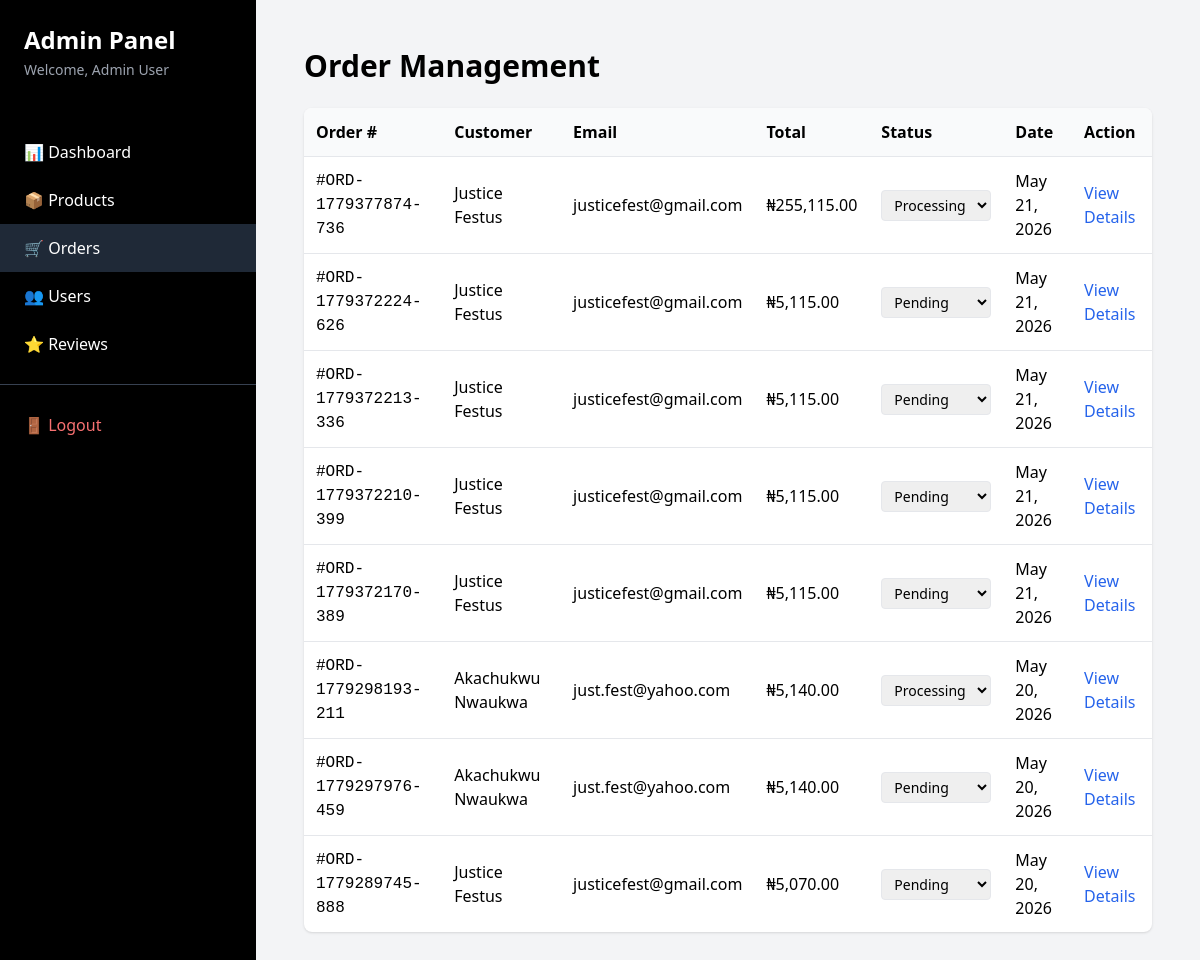
Page /admin/orders.php (signed in) on the committed database.
### tables this page shows
CREATE TABLE `orders` (
  `id` int(11) NOT NULL,
  `user_id` int(11) NOT NULL,
  `order_number` varchar(50) NOT NULL,
  `total_amount` decimal(10,2) NOT NULL,
  `status` enum('pending','processing','shipped','delivered','cancelled') DEFAULT 'pending',
  `shipping_address` text NOT NULL,
  `shipping_city` varchar(50) NOT NULL,
  `shipping_zip` varchar(20) NOT NULL,
  `payment_method` varchar(50) NOT NULL,
  `created_at` timestamp NOT NULL DEFAULT current_timestamp()
);

CREATE TABLE `users` (
  `id` int(11) NOT NULL,
  `first_name` varchar(50) NOT NULL,
  `last_name` varchar(50) NOT NULL,
  `email` varchar(100) NOT NULL,
  `password` varchar(255) NOT NULL,
  `phone` varchar(20) DEFAULT NULL,
  `address` text DEFAULT NULL,
  `city` varchar(50) DEFAULT NULL,
  `zip_code` varchar(20) DEFAULT NULL,
  `created_at` timestamp NOT NULL DEFAULT current_timestamp(),
  `updated_at` timestamp NOT NULL DEFAULT current_timestamp() ON UPDATE current_timestamp(),
  `role` enum('user','admin') DEFAULT 'user'
);

### includes/db.php (called while the page is built, shortened)
<?php
$host = 'localhost';
$user = 'root';
$password = '';
$database = 'ecommerce';
$conn = mysqli_connect($host, $user, $password, $database);
function query($sql, $params = [], $types = "") {
    global $conn;
    $stmt = mysqli_prepare($conn, $sql);
    mysqli_stmt_execute($stmt);
    return $stmt;
}
function all($stmt) {
    $result = mysqli_stmt_get_result($stmt);
    $rows = [];
    while ($row = mysqli_fetch_assoc($result)) {
        $rows[] = $row;
    }
    return $rows;
}
?>

### admin/orders.php (the view, shortened to what this page needs)
<?php
require_once '../includes/db.php';
include 'includes/admin-header.php';
$stmt = query("SELECT o.*, u.first_name, u.last_name, u.email FROM orders o
               JOIN users u ON o.user_id = u.id
               ORDER BY o.created_at DESC");
$orders = all($stmt);
?>
<div class="p-6">
    <h1 class="text-3xl font-bold mb-6">Order Management</h1>
    <?php if(empty($orders)): ?>
        <div class="bg-white rounded-lg shadow p-8 text-center">
            <p class="text-gray-500">No orders found.</p>
        </div>
    <?php else: ?>
    <div class="bg-white rounded-lg shadow overflow-x-auto">
        <table class="w-full">
            <thead class="bg-gray-50">
                <tr class="text-left">
                    <th class="p-3">Order #</th>
                    <th class="p-3">Customer</th>
                    <th class="p-3">Email</th>
                    <th class="p-3">Total</th>
                    <th class="p-3">Status</th>
                    <th class="p-3">Date</th>
                    <th class="p-3">Action</th>
                </tr>
            </thead>
            <tbody>
                <?php foreach($orders as $order): ?>
                <tr class="border-t hover:bg-gray-50">
                    <td class="p-3 font-mono">#<?php echo $order['order_number']; ?></td>
                    <td class="p-3"><?php echo htmlspecialchars($order['first_name'] . ' ' . $order['last_name']); ?></td>
                    <td class="p-3"><?php echo htmlspecialchars($order['email']); ?></td>
                    <td class="p-3">₦<?php echo number_format($order['total_amount'], 2); ?></td>
                    <td class="p-3">
                        <form method="POST" class="inline">
                            <select name="status" onchange="this.form.submit()" class="text-sm border rounded px-2 py-1">
                                <option value="pending" <?php echo $order['status'] == 'pending' ? 'selected' : ''; ?>>Pending</option>
                                <option value="processing" <?php echo $order['status'] == 'processing' ? 'selected' : ''; ?>>Processing</option>
                            </select>
                        </form>
                    </td>
                    <td class="p-3"><?php echo date('M d, Y', strtotime($order['created_at'])); ?></td>
                    <td class="p-3">
                        <a href="order-details.php?id=<?php echo $order['id']; ?>" class="text-blue-600 hover:underline">View Details</a>
                    </td>
                 </tr>
                <?php endforeach; ?>
            </tbody>
        </table>
    </div>
    <?php endif; ?>
</div>
<?php include 'includes/admin-footer.php'; ?>

### rows in the picture
orders: order_number "ORD-1779377874-736", user.last_name "Justice Festus", user.email "justicefest@gmail.com", total_amount "255,115.00", status "Processing", created_at "May 21, 2026"
orders: order_number "ORD-1779372224-626", user.last_name "Justice Festus", user.email "justicefest@gmail.com", total_amount "5,115.00", status "Pending", created_at "May 21, 2026"
orders: order_number "ORD-1779372213-336", user.last_name "Justice Festus", user.email "justicefest@gmail.com", total_amount "5,115.00", status "Pending", created_at "May 21, 2026"
orders: order_number "ORD-1779372210-399", user.last_name "Justice Festus", user.email "justicefest@gmail.com", total_amount "5,115.00", status "Pending", created_at "May 21, 2026"
orders: order_number "ORD-1779372170-389", user.last_name "Justice Festus", user.email "justicefest@gmail.com", total_amount "5,115.00", status "Pending", created_at "May 21, 2026"
orders: order_number "ORD-1779298193-211", user.last_name "Akachukwu Nwaukwa", user.email "just.fest@yahoo.com", total_amount "5,140.00", status "Processing", created_at "May 20, 2026"
orders: order_number "ORD-1779297976-459", user.last_name "Akachukwu Nwaukwa", user.email "just.fest@yahoo.com", total_amount "5,140.00", status "Pending", created_at "May 20, 2026"
orders: order_number "ORD-1779289745-888", user.last_name "Justice Festus", user.email "justicefest@gmail.com", total_amount "5,070.00", status "Pending", created_at "May 20, 2026"

### other values in the picture
$_SESSION['user_name'] "Admin User"
